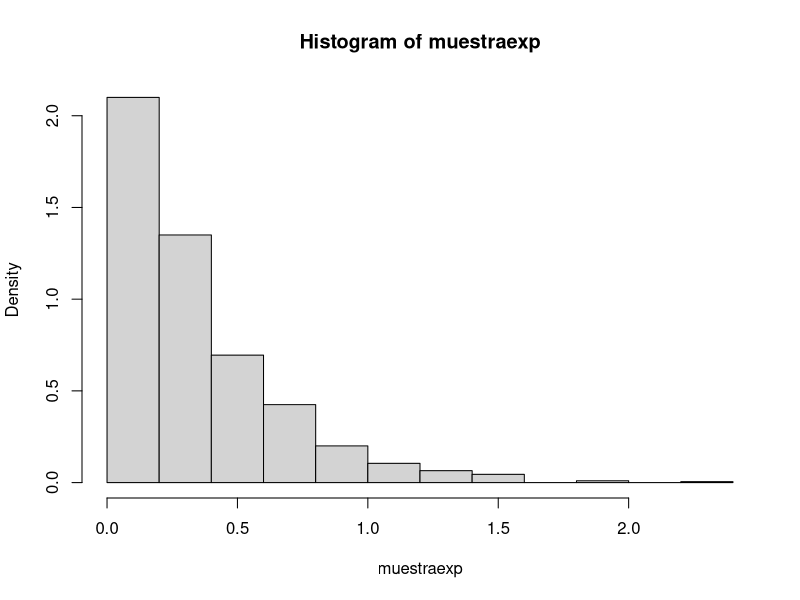
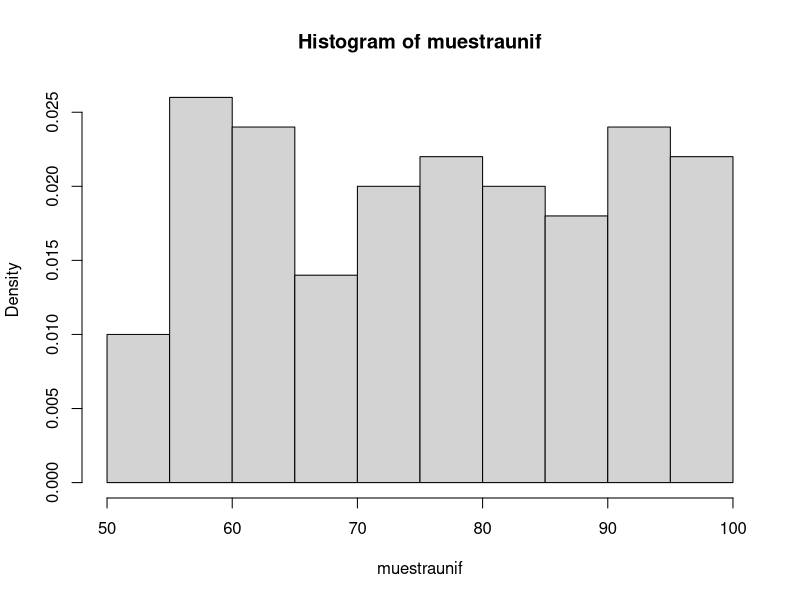
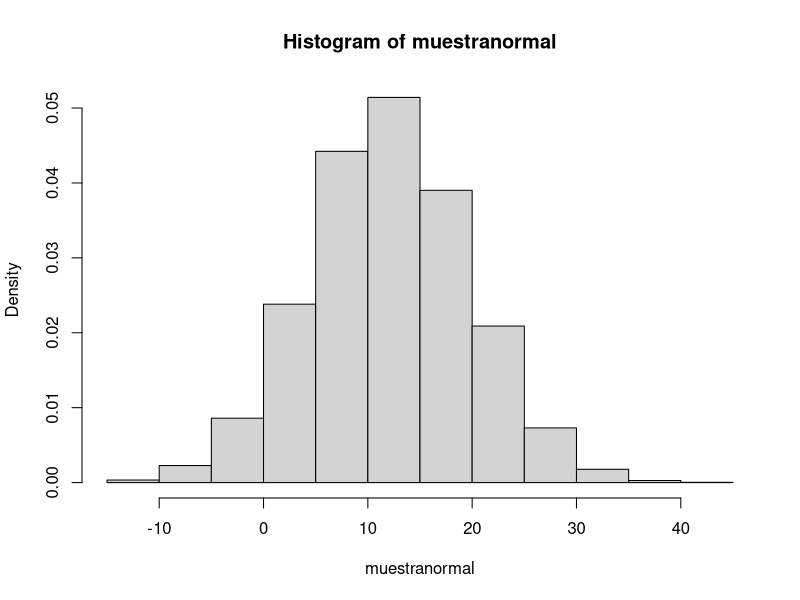

Generate these figures, in order, with R: (Note: this script raises an error after producing the figures.)
#####################
### Laboratorio 3 ###
#####################

### Distribuciones ###

# Exponencial #
# nu=3
# f_x(1)
dexp(1,rate=3)
# P(X<=1.5)=F_x(1.5)
pexp(1.5,rate=3)
# P(X<=k)=0.5, k=?
qexp(0.5,rate=3)
# Generar una muestra de tama?o n=1000
rexp(1000,rate=3)
muestraexp=rexp(1000,rate=3)
hist(muestraexp,freq=FALSE)

# Uniforme #
# min=50, max=100
# f_x(60)
dunif(x=60,min=50,max=100)
# P(X<=60)=F_x(60)
punif(q=60,min=50,max=100)
# P(X<k)=0.2, k=?
qunif(p=0.2,min=50,max=100)
# Muestra de tama?o 100
runif(n=100,min=50,max=100)
muestraunif=runif(n=100,min=50,max=100)
hist(muestraunif,freq=FALSE)

# set.seed() para establecer una semilla y que las simulaciones no varien


# Normal #
# mu=100, sd=20
mu=12
sigma=7.627758
# f_x(80)
dnorm(x=8,mean=mu,sd=sigma)
# P(X<80)=F_x(80)
1-pnorm(q=24,mean=mu,sd=sigma)
# P(X<k)=0.1586553, k=?
qnorm(p=0.3,mean=mu,sd=sigma)
# muestra de tama?o n
n=10000
muestranormal=rnorm(n=n,mean=mu,sd=sigma)
hist(muestranormal,freq=FALSE)


# Log-Normal #
# lambda=1, zeta=2
delta = 0.33
lambda= log(5) - (1/2)* delta^2
zeta=sqrt(log(1+delta^2))
plnorm(8, meanlog = lambda, sdlog = zeta)

# f_x(80)
dlnorm(x=80,meanlog=lambda,sdlog=zeta)
# P(X<=80)=F_x(80)
a
# P(X<k)=0.9545829
qlnorm(p=0.9545829,meanlog=lambda,sdlog=zeta)
# muestra tama?o n
n=10000
muestralognormal=rlnorm(n=n,meanlog=lambda,sdlog=zeta)
hist(muestralognormal,freq=FALSE)


# Gamma #
# k=3, nu=4
k=6
nu=0.15
# f_x(10)
1-dgamma(x=30,shape=k,rate=nu)
# P(X<=10)=F_x(10)
p = 1-pgamma(q=30,shape=k,rate=nu)
p^3
# P(X<=k)=0.9999995
qgamma(p=0.9999995,shape=k,rate=nu)
# muestra tama?o n
n=10000
muestragamma=rgamma(n=n,shape=k,rate=nu)
hist(muestragamma,freq=FALSE)

# Chi cuadrado #
# n=10
n2=10
# f_x(5)
dchisq(x=5,df=n2)
# P(X<=5)=F_x(5)
pchisq(q=5,df=n2)
# P(X<=k)=0.108822, k=?
qchisq(p=0.108822,df=n2)
# muestra tama?o n
n=10000
muestrachisq=rchisq(n=n,df=n2)
hist(muestrachisq,freq = FALSE)


# Gr?ficos con curve #
curve(dnorm(x,mean=6,sd=6),from=-6,to=16)
curve(pnorm(x,mean=6,sd=6),from=-6,to=16)


# Integrales #
integrate(dnorm, -1.96, Inf)
integrand <- function(x){1/((x+1)*sqrt(x))}
integrate(integrand, lower = 0, upper = Inf)


# Ejercicios #
# 1 #
nu=2
n=100
muestra1=rexp(n=n,rate=nu)
hist(muestra1,freq=FALSE)
curve(dexp(x,rate=nu),add=TRUE,lwd=2,col="blue",lty=2)

# 2 # 
lambda=0.5
zeta=0.02
n=100
muestra2=rlnorm(n=n,meanlog=lambda,sdlog=zeta)
hist(muestra2,freq=FALSE)
curve(dlnorm(x,meanlog=lambda,sdlog=zeta),add=TRUE,lwd=2,col="red",lty=2)

# 3 #
# X~Normal(24,10.2)
mu=24
sigma=10.2
# a #
# P(X>32)
1-pnorm(q=32,mean=mu,sd=sigma)
pnorm(q=32,mean=mu,sd=sigma,lower.tail = FALSE)
# b # 
# P(20<X<32/X>18)=P(20<X<32 ^ X>18)/P(X>18)=P(20<X<32)/P(X>18)=(P(X<32)-P(X<20))/P(X>18)
(pnorm(q=32,mean=mu,sd=sigma)-pnorm(q=20,mean=mu,sd=sigma))/(pnorm(q=18,mean=mu,sd=sigma,lower.tail = FALSE))
# c # 
# exito="Cliente mantiene cuenta por menos de 24 meses"
# P(exito)=P(X<24)
p=pnorm(q=24,mean=mu,sd=sigma)
p
# Y = cantidad de exitos de un total de n experimentos
n=5
# Y~Binomial(size=n,prob=p)
# P(Y<=1)
pbinom(q=1,size=n,prob=p)
# P(Y=0) + P(Y=1)
dbinom(x=0,size=n,prob=p)+dbinom(x=1,size=n,prob=p)


# Programaci?n b?sica #

# input
a<- 1; b<-4; c<- 2
# calculos
raiz1 <- (-b-sqrt(b^2-4*a*c))/(2*a)
raiz2 <- (-b+sqrt(b^2-4*a*c))/(2*a)
# output
c(raiz1, raiz2)


a<- 1; b<- 4; c<- 2
a<- 1; b<- 2; c<- 1
a<- 2; b<- 2; c<- 1
discriminante <- b^2-4*a*c
discriminante
if(discriminante > 0){
  raiz <- c((-b-sqrt(b^2-4*a*c))/(2*a),
            (-b+sqrt(b^2-4*a*c))/(2*a))
} else {
  if(discriminante == 0){
    raiz <- -b/(2*a)
  } else{
    raiz <- c()
  }
}
raiz


x.seq <- seq(1, 19, 3)
x.seq
producto <- 1
for(x in x.seq){
  producto <- producto*x
  print(producto)
}
producto
# otra forma de hacer lo mismo
for(i in 1:length(x.seq)){
  producto <- prod(x.seq[1:i])
  print(producto)
}


x.seq <- seq(1, 19, 3)
producto <- 1
i <- 1
while(producto < 4000){
  producto <- producto*x.seq[i]
  print(c(i, producto))
  i <- i+1
}


suma2 <- 0
for(i in 1:100){
suma2 <- suma2 + i^2
}
suma2
sum((1:100)^2)


x <- c(-2, -1, 1, 2)
ifelse(x > 0, "Positivo", "Negativo")


AED <- function(x) {
  if(is.numeric(x)==TRUE){
    prom <- mean(x); prom.rec <- mean(x, trim=0.1)
    med <- median(x); cuar <- quantile(x)
    mi <- min(x); ma <- max(x)
    va <- var(x); RIC <- IQR(x)
    par(mfrow=c(2, 1))
    hist(x, freq=F)
    boxplot(x,horizontal=TRUE)
    list(promedio=prom, promedio.recortado=prom.rec, mediana=med, cuartiles=cuar,
         minimo=mi, maximo=ma, varianza=va, RIC=RIC)
  }
  else{
    conteo <- table(x)
  par(mfrow=c(1,2))
  barplot(conteo)
  pie(conteo)
  return(Tabla.conteo=conteo)
  }
}

muestra3=rnorm(n=1000,mean=100,sd=20)
AED(muestra3)
muestra4=c("a","a","a","b","b")
AED(muestra4)



# sapply #
x1 <- rnorm(10); x1
sapply(x1, round)
sapply(x1, round, digits=3)

# apply #
X <- matrix(rnorm(30, 20, 3), ncol=3,
            nrow=10); X
apply(X, MARGIN=2, mean) 
# Repite lo anterior pero calculando la media recortada al 20% para cada columna.
apply(X, 2, mean, trim=0.1)


# tapply #
edad <- rnorm(30, mean=40, sd=sqrt(10));edad
genero <- rbinom(30, size=1, prob=0.3); genero
tapply(edad, genero, mean)
# Repetir lo anterior, pero calculando la media recortada al 20%.
tapply(edad, genero, mean, trim=0.1)



p = 0.116
tot =dgeom(5,prob = p)
tot
tat = 1- pbinom(0, 6, p)
tat
3/4
0.75^3
1-0.421875

40/24
1-ppois(2, 40/24)
ppois(3, 40/24, lower.tail = F)


dbinom(7,13,1)

beta(1,1)

cov = 0.4*0.7*0.7
varv= 2*0.7+cov*2
1-pnorm(3.9,3.9 + (0.3)*(3.8-3.9), 0.7* sqrt(1--0.3^2))
cov=200*-0.3
cov = cov*2 + 30

mu = 3.9 + (0.4)*(3.8-3.9)
var = 0.7* sqrt(1-(0.4^2))
1-pnorm(3.9, mu, var)
pnorm(4, mu, var, lower.tail = FALSE)


dbeta(1, shape1 = 1, shape2 = 1, 0)

pnorm(3.9, mu, des, lower.tail = FALSE)
